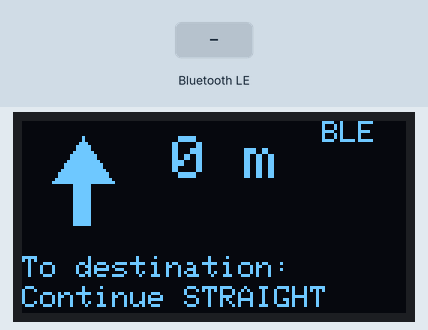
This sketch was run on a simulated ESP32. Shown: 128×64 one-colour display. The test bench sets the inputs (shaded band). Nothing arrives over Bluetooth unless stated; a phone connects over Bluetooth LE 3 s after start; what the sketch prints to the serial monitor is not drawn.

Above: at 4.6 s.
4.7 s: Bluetooth LE write "R:516" received
At 5.2 s:
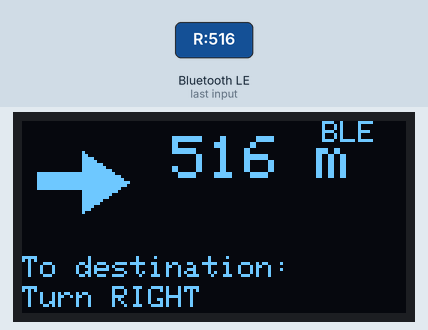
6.2 s: Bluetooth LE write "left" received
At 7.4 s:
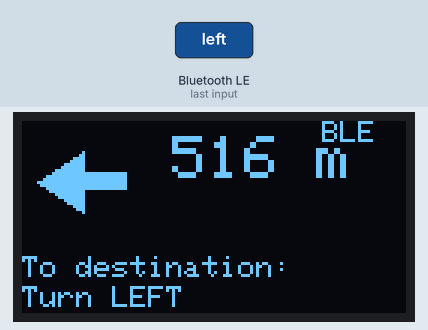
7.7 s: Bluetooth LE write "u-turn" received
At 8.7 s:
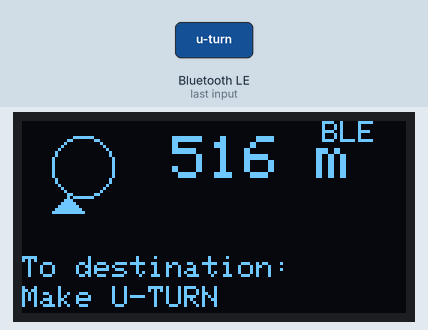
9.2 s: Bluetooth LE write "straight" received
At 9.8 s:
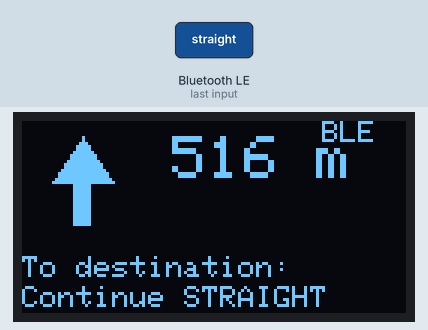
Timing chart, 0 to 11.7 s (numbered marks = the images above; inputs shaded):
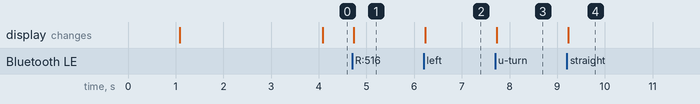

The sketch:

BTupdated.ino
```cpp
#include <BLEDevice.h>
#include <BLEServer.h>
#include <BLEUtils.h>
#include <BLE2902.h>
#include <Wire.h>
#include <Adafruit_GFX.h>
#include <Adafruit_SSD1306.h>

// OLED Display settings (SPI)
#define SCREEN_WIDTH 128
#define SCREEN_HEIGHT 64
#define OLED_MOSI  23  // SDA/Data
#define OLED_CLK   18  // SCL/Clock
#define OLED_DC    16  // Data/Command
#define OLED_CS    5   // Chip Select
#define OLED_RESET 17  // Reset

Adafruit_SSD1306 display(SCREEN_WIDTH, SCREEN_HEIGHT, OLED_MOSI, OLED_CLK, OLED_DC, OLED_RESET, OLED_CS);

// BLE UUIDs - must match the app
#define SERVICE_UUID        "19b10000-e8f2-537e-4f6c-d104768a1214"
#define CHARACTERISTIC_UUID "19b10001-e8f2-537e-4f6c-d104768a1214"

BLECharacteristic *pCharacteristic;
bool deviceConnected = false;
bool wasConnected = false;  // Track previous connection state
String directionSymbol = "S";
int distanceMeters = 0;
String destination = "Waiting...";

// Forward declarations
void updateDisplay();
void drawArrow(String symbol);
String getDirectionText(String symbol);

// BLE Server Callbacks
class MyServerCallbacks: public BLEServerCallbacks {
    void onConnect(BLEServer* pServer) {
      deviceConnected = true;
      wasConnected = true;
      Serial.println("Device connected");
      updateDisplay();
    }

    void onDisconnect(BLEServer* pServer) {
      deviceConnected = false;
      Serial.println("Device disconnected");
      updateDisplay();
      BLEDevice::startAdvertising(); // Restart advertising
    }
};

// BLE Characteristic Callbacks
class MyCallbacks: public BLECharacteristicCallbacks {
    void onWrite(BLECharacteristic *pCharacteristic) {
      String value = pCharacteristic->getValue().c_str();

      if (value.length() > 0) {
        Serial.print("Received: ");
        Serial.println(value);

        // Check if data is in format "SYMBOL:DISTANCE" (e.g., "R:516")
        int colonIndex = value.indexOf(':');

        if (colonIndex > 0) {
          // New format: SYMBOL:DISTANCE
          directionSymbol = value.substring(0, colonIndex);
          directionSymbol.trim();

          String distanceStr = value.substring(colonIndex + 1);
          distanceStr.trim();
          distanceMeters = distanceStr.toInt();

          Serial.print("Parsed - Symbol: ");
          Serial.print(directionSymbol);
          Serial.print(" | Distance: ");
          Serial.println(distanceMeters);
        }
        else {
          // Old format: Full text instruction
          // Convert to lowercase for easier parsing
          String lowerValue = value;
          lowerValue.toLowerCase();

          // Parse direction from text
          if (lowerValue.indexOf("left") >= 0) {
            directionSymbol = "L";
          }
          else if (lowerValue.indexOf("right") >= 0) {
            directionSymbol = "R";
          }
          else if (lowerValue.indexOf("straight") >= 0 || lowerValue.indexOf("merge") >= 0) {
            directionSymbol = "S";
          }
          else if (lowerValue.indexOf("u-turn") >= 0 || lowerValue.indexOf("uturn") >= 0) {
            directionSymbol = "U";
          }
          else if (lowerValue.indexOf("roundabout") >= 0) {
            // Extract exit number from roundabout instruction
            if (lowerValue.indexOf("2nd") >= 0) {
              directionSymbol = "RA-2";
            }
            else if (lowerValue.indexOf("3rd") >= 0) {
              directionSymbol = "RA-3";
            }
            else if (lowerValue.indexOf("4th") >= 0) {
              directionSymbol = "RA-4";
            }
            else {
              directionSymbol = "RA-1";
            }
          }
          else {
            directionSymbol = "S";
          }

          // Parse distance from text "(0.3 km)" or "(18 m)"
          int openParen = value.indexOf('(');
          int closeParen = value.indexOf(')');

          if (openParen >= 0 && closeParen > openParen) {
            String distanceStr = value.substring(openParen + 1, closeParen);
            distanceStr.trim();

            if (distanceStr.indexOf("km") >= 0) {
              float km = distanceStr.substring(0, distanceStr.indexOf("km")).toFloat();
              distanceMeters = (int)(km * 1000);
            }
            else if (distanceStr.indexOf("m") >= 0) {
              distanceMeters = distanceStr.substring(0, distanceStr.indexOf("m")).toInt();
            }
          }

          Serial.print("Parsed - Symbol: ");
          Serial.print(directionSymbol);
          Serial.print(" | Distance: ");
          Serial.println(distanceMeters);
        }

        // Update display immediately
        updateDisplay();
      }
    }
};

void setup() {
  Serial.begin(115200);
  Serial.println("Smart Helmet Starting...");

  // Initialize OLED display
  if(!display.begin(SSD1306_SWITCHCAPVCC)) {
    Serial.println(F("SSD1306 allocation failed"));
    for(;;);
  }

  display.clearDisplay();
  display.setTextSize(1);
  display.setTextColor(SSD1306_WHITE);
  display.setCursor(0, 0);
  display.println("Smart Helmet");
  display.println("Initializing...");
  display.display();
  delay(1000);

  // Initialize BLE
  BLEDevice::init("Smart-Helmet");
  BLEServer *pServer = BLEDevice::createServer();
  pServer->setCallbacks(new MyServerCallbacks());

  // Create BLE Service
  BLEService *pService = pServer->createService(SERVICE_UUID);

  // Create BLE Characteristic
  pCharacteristic = pService->createCharacteristic(
                      CHARACTERISTIC_UUID,
                      BLECharacteristic::PROPERTY_READ |
                      BLECharacteristic::PROPERTY_WRITE |
                      BLECharacteristic::PROPERTY_NOTIFY
                    );

  pCharacteristic->addDescriptor(new BLE2902());
  pCharacteristic->setCallbacks(new MyCallbacks());

  // Start the service
  pService->start();

  // Start advertising
  BLEAdvertising *pAdvertising = BLEDevice::getAdvertising();
  pAdvertising->addServiceUUID(SERVICE_UUID);
  pAdvertising->setScanResponse(true);
  pAdvertising->setMinPreferred(0x06);
  pAdvertising->setMinPreferred(0x12);
  BLEDevice::startAdvertising();

  Serial.println("BLE device is now advertising...");

  // Show waiting screen
  updateDisplay();
}

void loop() {
  // Main loop - display updates happen in onWrite callback
  delay(100);
}

void updateDisplay() {
  display.clearDisplay();

  // Add connection status indicator
  display.setTextSize(1);
  display.setCursor(100, 0);
  display.print(deviceConnected ? "BLE" : "---");

  if (!deviceConnected) {
    // Show disconnected or waiting status
    display.setTextSize(2);
    display.setCursor(0, 10);

    if (wasConnected) {
      // Was connected before, now disconnected
      display.println("Disconn-");
      display.println("ected");
    } else {
      // Never connected, waiting
      display.println("Waiting");
    }

    display.setTextSize(1);
    display.setCursor(0, 45);
    display.println("Connect via app");
    display.setCursor(0, 55);
    display.println("Smart-Helmet");
  } else {
    // Draw the arrow based on direction symbol
    drawArrow(directionSymbol);

    // Display distance
    display.setTextSize(2);
    display.setCursor(50, 5);
    if (distanceMeters >= 1000) {
      float km = distanceMeters / 1000.0;
      display.print(km, 1);
      display.println(" km");
    } else {
      display.print(distanceMeters);
      display.println(" m");
    }

    // Display destination/instruction
    display.setTextSize(1);
    display.setCursor(0, 45);
    display.println("To destination:");
    display.setCursor(0, 55);
    display.println(getDirectionText(directionSymbol));
  }

  display.display();
}

void drawArrow(String symbol) {
  // Arrow drawing area: top-left corner (0-40, 0-40)
  int centerX = 20;
  int centerY = 20;

  if (symbol == "L") {
    // Left arrow ←
    display.fillTriangle(5, 20, 20, 10, 20, 30, SSD1306_WHITE);
    display.fillRect(20, 17, 15, 6, SSD1306_WHITE);
  }
  else if (symbol == "R") {
    // Right arrow →
    display.fillTriangle(35, 20, 20, 10, 20, 30, SSD1306_WHITE);
    display.fillRect(5, 17, 15, 6, SSD1306_WHITE);
  }
  else if (symbol == "S") {
    // Straight arrow ↑
    display.fillTriangle(20, 5, 10, 20, 30, 20, SSD1306_WHITE);
    display.fillRect(17, 20, 6, 15, SSD1306_WHITE);
  }
  else if (symbol == "U") {
    // U-turn (curved arrow)
    display.drawCircle(20, 15, 10, SSD1306_WHITE);
    display.fillTriangle(15, 25, 10, 30, 20, 30, SSD1306_WHITE);
  }
  else if (symbol.startsWith("RA")) {
    // Roundabout - draw circle with number
    display.drawCircle(20, 20, 15, SSD1306_WHITE);
    display.setTextSize(2);
    display.setCursor(14, 14);
    // Extract exit number (RA-2, RA-3, RA-4)
    display.print(symbol.substring(3));
    display.setTextSize(1);
  }
  else {
    // Default: straight arrow
    display.fillTriangle(20, 5, 10, 20, 30, 20, SSD1306_WHITE);
    display.fillRect(17, 20, 6, 15, SSD1306_WHITE);
  }
}

String getDirectionText(String symbol) {
  if (symbol == "L") return "Turn LEFT";
  if (symbol == "R") return "Turn RIGHT";
  if (symbol == "S") return "Continue STRAIGHT";
  if (symbol == "U") return "Make U-TURN";
  if (symbol.startsWith("RA")) return "Roundabout";
  return "Continue";
}
```

Measured:
- after the input at 4.7 s, the display: changes at once (image 1)
- after the input at 6.2 s, the display: changes at once (image 2)
- after the input at 7.7 s, the display: changes at once (image 3)
- after the input at 9.2 s, the display: changes at once (image 4)
